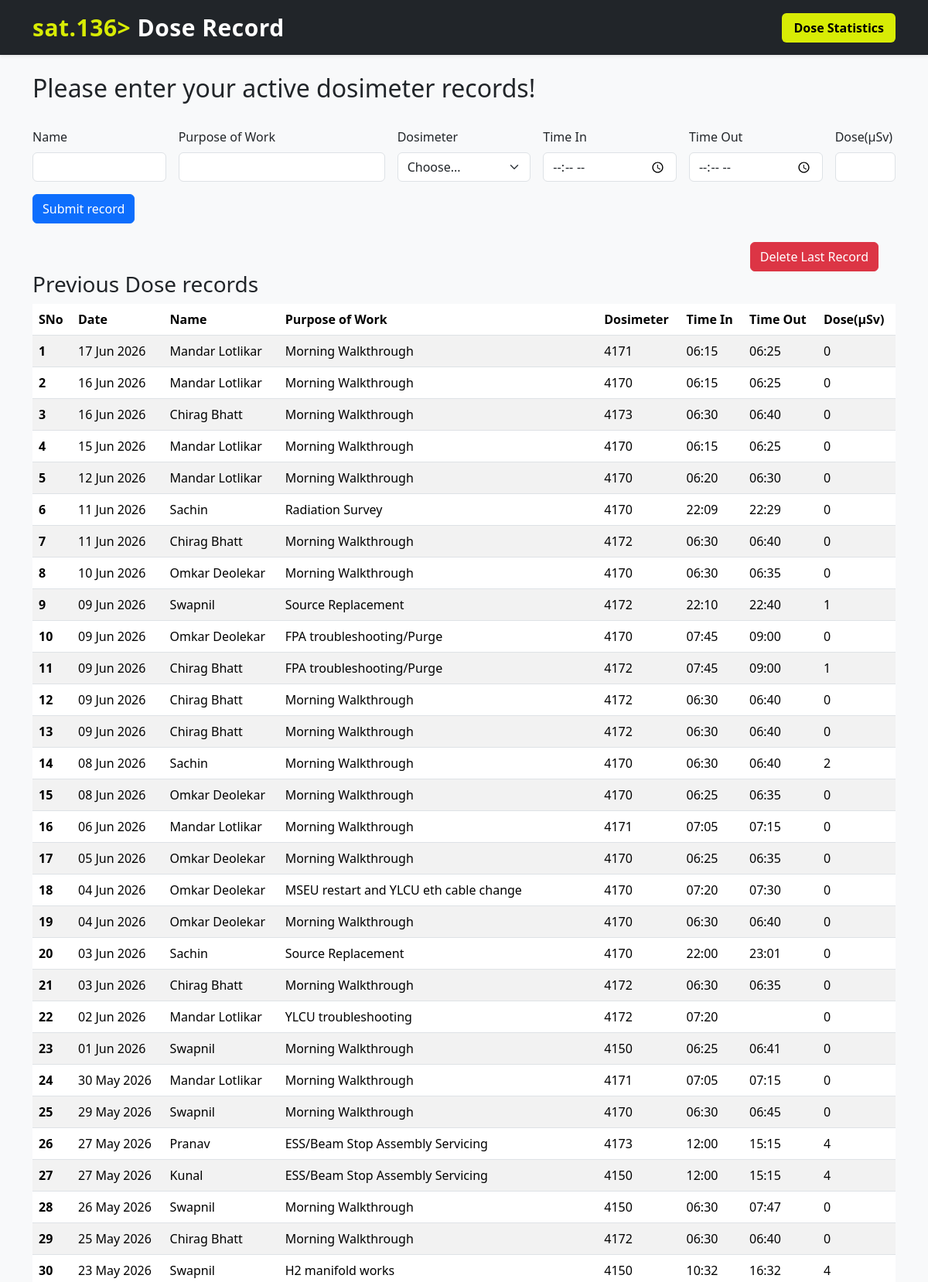
The page / (upper part) on the database its author committed.
### Dose.py (models this page shows, shortened)
class Sat136(db.Model):
    sno = db.Column(db.Integer, primary_key = True)
    Date = db.Column(db.String(200), default=lambda: date.today().strftime("%d %b %Y"))
    Name = db.Column(db.String(200), nullable = False)
    Purpose = db.Column(db.String(500), nullable = False)
    Dosimeter = db.Column(db.String(10), nullable = False)
    Time_In = db.Column(db.String(10), nullable = False)
    Time_Out = db.Column(db.String(10), nullable = False)
    Dose = db.Column(db.Integer, nullable = False)

### Dose.py (the view, shortened to what this page needs)
@app.route("/", methods=['GET', 'POST'])
def hello_world():
    allSat136 = Sat136.query.order_by(Sat136.sno.desc()).all()
    return render_template('index.html', allSat136=allSat136)

### templates/index.html (shortened to what this page needs)
<!doctype html>
<html lang="en">
<head>
  <link href="https://cdn.jsdelivr.net/npm/bootstrap@5.3.8/dist/css/bootstrap.min.css" rel="stylesheet">
</head>
<body>
  <nav class="navbar navbar-dark bg-dark shadow-sm">
    <div class="container d-flex justify-content-between align-items-center">
      <a class="navbar-brand" href="#" style="font-size: 30px;">
        <span class="sat-part">sat.136&gt;</span> Dose Record
      </a>
      <a href="http://10.20.150.4:50/stats" class="btn nav-btn">
        Dose Statistics
      </a>
    </div>
  </nav>
    <div class="container my-4">
      <h2>Please enter your active dosimeter records!</h2>
      <form class="row g-3 needs-validation my-3" action="/" method="POST" novalidate>
  <div class="col-md-2">
    <label for="Name" class="form-label">Name</label>
    <input type="text" class="form-control" name = "Name" id="Name">
  </div>
  <div class="col-md-3">
    <label for="Purpose" class="form-label">Purpose of Work</label>
    <input type="text" class="form-control" name = "Purpose" id="Purpose">
  </div>
  <div class="col-md-2">
    <label for="Dosimeter" class="form-label">Dosimeter</label>
    <select class="form-select" name = "Dosimeter" id="Dosimeter" required>
      <option selected disabled value="">Choose...</option>
    </select>
  </div>
  <div class="col-md-2">
  <label for="Time_In" class="form-label">Time In</label>
  <input type="time" class="form-control" name = "Time_In" id="Time_In" required>
</div>
  <div class="col-md-2">
  <label for="Time_Out" class="form-label">Time Out</label>
  <input type="time" class="form-control" name = "Time_Out" id="Time_Out" required>
</div>
  <div class="col-md-1">
    <label for="Dose" class="form-label">Dose(µSv)</label>
    <input type="text" class="form-control" name = "Dose" id="Dose" required>
  </div>
  <div class="col-12">
    <button class="btn btn-primary" type="submit">Submit record</button>
  </div>
</form>
    </div>
  <div class="text-end mx-4">
  <form action="/delete_latest" method="POST"
        onsubmit="return confirm('Delete most recent record?');">
    <button class="btn btn-danger" style="position: relative; left: -40px;">Delete Last Record</button>
  </form>
</div>
    <div class="container" ><table class="table table-striped">
        <h3>Previous Dose records</h3>
  <thead>
    <tr>
      <th scope="col">SNo</th>
      <th scope="col">Date</th>
      <th scope="col">Name</th>
      <th scope="col">Purpose of Work</th>
      <th scope="col">Dosimeter</th>
      <th scope="col">Time In</th>
      <th scope="col">Time Out</th>
      <th scope="col">Dose(µSv)</th>
    </tr>
  </thead>
  <tbody>
    {% for rec in allSat136 %}
    <tr>
      <th scope="row">{{loop.index}}</th>
      <td>{{rec.Date}}</td>
      <td>{{rec.Name}}</td>
      <td>{{rec.Purpose}}</td>
      <td>{{rec.Dosimeter}}</td>
      <td>{{rec.Time_In}}</td>
      <td>{{rec.Time_Out}}</td>
      <td>{{rec.Dose}}</td>
    </tr>
    {% endfor %}
  </tbody>
</table></div>
  </body>
</html>

### templates/index.html (style rules this page uses)
body { background-color: #f8f9fa; }
.navbar-brand { font-weight: 600; font-size: 1.3rem; letter-spacing: 0.5px; }
.sat-part { color: #d8ec05; font-weight: 700; }
.nav-btn { background-color: #d8ec05; color: #000; font-weight: 600; border-radius: 6px; padding: 6px 14px; transition: all 0.2s ease-in-out; }

### rows shown on the page
Sat136: Date "17 Jun 2026", Name "Mandar Lotlikar", Purpose "Morning Walkthrough", Dosimeter "4171", Time_In "06:15", Time_Out "06:25", Dose "0"
Sat136: Date "16 Jun 2026", Name "Mandar Lotlikar", Purpose "Morning Walkthrough", Dosimeter "4170", Time_In "06:15", Time_Out "06:25", Dose "0"
Sat136: Date "16 Jun 2026", Name "Chirag Bhatt", Purpose "Morning Walkthrough", Dosimeter "4173", Time_In "06:30", Time_Out "06:40", Dose "0"
Sat136: Date "15 Jun 2026", Name "Mandar Lotlikar", Purpose "Morning Walkthrough", Dosimeter "4170", Time_In "06:15", Time_Out "06:25", Dose "0"
Sat136: Date "12 Jun 2026", Name "Mandar Lotlikar", Purpose "Morning Walkthrough", Dosimeter "4170", Time_In "06:20", Time_Out "06:30", Dose "0"
Sat136: Date "11 Jun 2026", Name "Sachin", Purpose "Radiation Survey", Dosimeter "4170", Time_In "22:09", Time_Out "22:29", Dose "0"
Sat136: Date "11 Jun 2026", Name "Chirag Bhatt", Purpose "Morning Walkthrough", Dosimeter "4172", Time_In "06:30", Time_Out "06:40", Dose "0"
Sat136: Date "10 Jun 2026", Name "Omkar Deolekar", Purpose "Morning Walkthrough", Dosimeter "4170", Time_In "06:30", Time_Out "06:35", Dose "0"
Sat136: Date "09 Jun 2026", Name "Swapnil", Purpose "Source Replacement", Dosimeter "4172", Time_In "22:10", Time_Out "22:40", Dose "1"
Sat136: Date "09 Jun 2026", Name "Omkar Deolekar", Purpose "FPA troubleshooting/Purge", Dosimeter "4170", Time_In "07:45", Time_Out "09:00", Dose "0"
Sat136: Date "09 Jun 2026", Name "Chirag Bhatt", Purpose "FPA troubleshooting/Purge", Dosimeter "4172", Time_In "07:45", Time_Out "09:00", Dose "1"
Sat136: Date "09 Jun 2026", Name "Chirag Bhatt", Purpose "Morning Walkthrough", Dosimeter "4172", Time_In "06:30", Time_Out "06:40", Dose "0"
Sat136: Date "09 Jun 2026", Name "Chirag Bhatt", Purpose "Morning Walkthrough", Dosimeter "4172", Time_In "06:30", Time_Out "06:40", Dose "0"
Sat136: Date "08 Jun 2026", Name "Sachin", Purpose "Morning Walkthrough", Dosimeter "4170", Time_In "06:30", Time_Out "06:40", Dose "2"
Sat136: Date "08 Jun 2026", Name "Omkar Deolekar", Purpose "Morning Walkthrough", Dosimeter "4170", Time_In "06:25", Time_Out "06:35", Dose "0"
Sat136: Date "06 Jun 2026", Name "Mandar Lotlikar", Purpose "Morning Walkthrough", Dosimeter "4171", Time_In "07:05", Time_Out "07:15", Dose "0"
Sat136: Date "05 Jun 2026", Name "Omkar Deolekar", Purpose "Morning Walkthrough", Dosimeter "4170", Time_In "06:25", Time_Out "06:35", Dose "0"
Sat136: Date "04 Jun 2026", Name "Omkar Deolekar", Purpose "MSEU restart and YLCU eth cable change", Dosimeter "4170", Time_In "07:20", Time_Out "07:30", Dose "0"
Sat136: Date "04 Jun 2026", Name "Omkar Deolekar", Purpose "Morning Walkthrough", Dosimeter "4170", Time_In "06:30", Time_Out "06:40", Dose "0"
Sat136: Date "03 Jun 2026", Name "Sachin", Purpose "Source Replacement", Dosimeter "4170", Time_In "22:00", Time_Out "23:01", Dose "0"
Sat136: Date "03 Jun 2026", Name "Chirag Bhatt", Purpose "Morning Walkthrough", Dosimeter "4172", Time_In "06:30", Time_Out "06:35", Dose "0"
Sat136: Date "02 Jun 2026", Name "Mandar Lotlikar", Purpose "YLCU troubleshooting", Dosimeter "4172", Time_In "07:20", Dose "0"
Sat136: Date "01 Jun 2026", Name "Swapnil", Purpose "Morning Walkthrough", Dosimeter "4150", Time_In "06:25", Time_Out "06:41", Dose "0"
Sat136: Date "30 May 2026", Name "Mandar Lotlikar", Purpose "Morning Walkthrough", Dosimeter "4171", Time_In "07:05", Time_Out "07:15", Dose "0"
Sat136: Date "29 May 2026", Name "Swapnil", Purpose "Morning Walkthrough", Dosimeter "4170", Time_In "06:30", Time_Out "06:45", Dose "0"
Sat136: Date "27 May 2026", Name "Pranav", Purpose "ESS/Beam Stop Assembly Servicing", Dosimeter "4173", Time_In "12:00", Time_Out "15:15", Dose "4"
Sat136: Date "27 May 2026", Name "Kunal", Purpose "ESS/Beam Stop Assembly Servicing", Dosimeter "4150", Time_In "12:00", Time_Out "15:15", Dose "4"
Sat136: Date "26 May 2026", Name "Swapnil", Purpose "Morning Walkthrough", Dosimeter "4150", Time_In "06:30", Time_Out "07:47", Dose "0"
Sat136: Date "25 May 2026", Name "Chirag Bhatt", Purpose "Morning Walkthrough", Dosimeter "4172", Time_In "06:30", Time_Out "06:40", Dose "0"
Sat136: Date "23 May 2026", Name "Swapnil", Purpose "H2 manifold works", Dosimeter "4150", Time_In "10:32", Time_Out "16:32", Dose "4"
